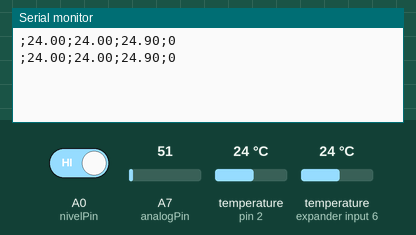
Recording of a sketch running on a simulated Arduino Nano, built with avr-gcc and run on an emulated ATmega328P. On the bench: the last lines printed to the serial monitor. The inputs (shaded band) are chosen by the test bench; at power-on: temperature (sensors on pin 2, expander input 6) 24 °C, A7 (analogPin) = 51, A0 (nivelPin) HIGH.

Above: at 3.3 s.
3.4 s: temperature (sensor on pin 2) set to 12 °C
At 5.3 s:
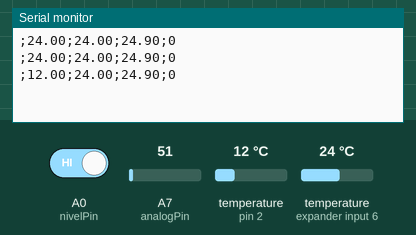
5.8 s: temperature (sensor on expander input 6) set to 12 °C
At 7.0 s:
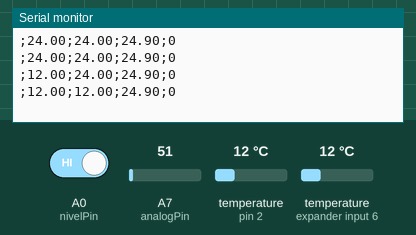
8.2 s: A7 (analogPin) set to 61
At 10.4 s:
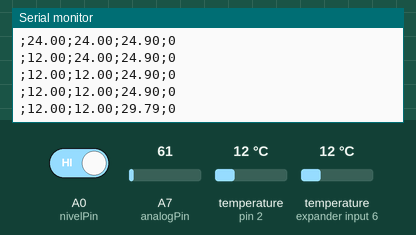
10.6 s: A0 (nivelPin) driven LOW
At 12.3 s:
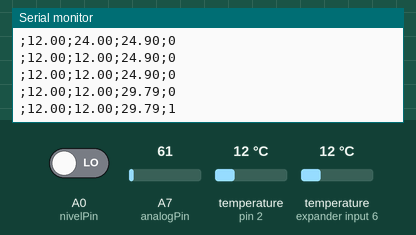
13.0 s: temperature (sensor on pin 2) set to 19 °C
At 14.0 s:
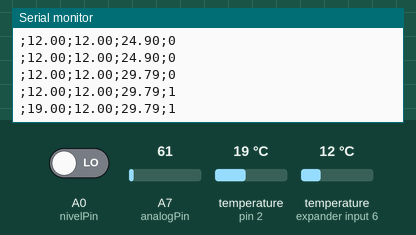
15.4 s: temperature (sensor on expander input 6) set to 19 °C
At 17.5 s:
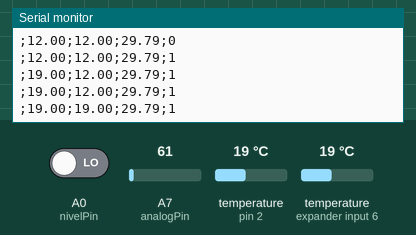
Timing chart, 0 to 18.8 s (numbered marks = the images above; inputs shaded):
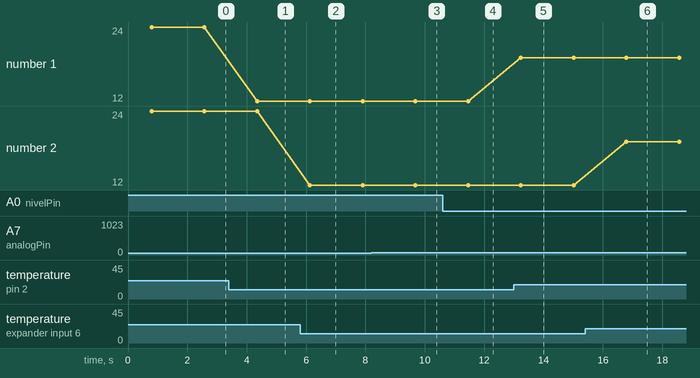

Measured:
- after the input at 3.4 s, the serial monitor: prints a new line after 0.95 s (image 1)
- after the input at 5.8 s, the serial monitor: prints a new line after 0.33 s (image 2)
- after the input at 8.2 s, the serial monitor: prints a new line after 1.5 s (image 3)
- after the input at 10.6 s, the serial monitor: prints a new line after 0.86 s (image 4)
- after the input at 13.0 s, the serial monitor: prints a new line after 0.23 s (image 5)
- after the input at 15.4 s, the serial monitor: prints a new line after 1.4 s (image 6)
- plotted number 1: 24 → 12 after the input at 3.4 s, 12 → 19 after the input at 13.0 s

The sketch:

readSensors02.ino
```cpp
// codigo de lectura y paso de lecturas por serial a raspberry pi
// las lecturas estaran sometidas a la defincion de lectura de los pines
// En caso de lectura de pines analogicos tiene una resolucion del ADC de:
//   10bit = 0 -> 1023 = 0v -> 5v
#include <Arduino.h>
#include <OneWire.h>
#include <DallasTemperature.h>

String sensor_01;
String sensor_02;
String sensor_03;
String sensor_04;
String mensaje;

// lectura digital DS18B20
// const int dataPinDQ = 12; //D12
OneWire onewire(2);
DallasTemperature sensorDS18B20(&onewire);

// LM35
float value_tempLM35_01;
int analogPin = A7;

// intrruptor
int nivelPin = A0;
int my_var = 0;

void setup()
{
    // put your setup code here, to run once:
    pinMode(nivelPin, INPUT);
    pinMode(analogPin, INPUT); // configurar el pin de lectura analogico como entrada
    Serial.begin(9600);        // 9600 baudios
    sensorDS18B20.begin();     // inicializa el bus de datos 1-Wire
}

void loop()
{
    my_var = digitalRead(nivelPin);
    // Mandamos comandos para toma de temperatura a los sensores
    // Serial.println("Mandando comandos a los sensores");
    sensorDS18B20.requestTemperatures();

    // Caculo del sensor analogo
    value_tempLM35_01 = analogRead(analogPin);
    value_tempLM35_01 = (5.0 * value_tempLM35_01 * 100.0) / 1024.0;

    // Impresion serial sensor DS18B20 01
    // Serial.print("Sensor Digital DS18B20 1: ");
    // Serial.print(sensorDS18B20.getTempCByIndex(0));
    // Serial.println(" °C");
    // Serial.print("\n");
    sensor_01 = sensorDS18B20.getTempCByIndex(0);

    // Impresion serial sensor DS18B20 02
    // Serial.print("Sensor Digital DS18B20 2: ");
    // Serial.print(sensorDS18B20.getTempCByIndex(1));
    // Serial.println(" °C");
    // Serial.print("\n");
    sensor_02 = sensorDS18B20.getTempCByIndex(1);

    // Impresion seria Lm35
    // Serial.print("Sensor Analogico LM35: ");
    // Serial.print(value_tempLM35_01);
    // Serial.println(" °C");
    // Serial.print("\n");
    sensor_03 = value_tempLM35_01;

    // Impresion de Nivel
    // configuracion pullup
    if (my_var == LOW)
    {
        sensor_04 = "1";
    }
    else
    {
        sensor_04 = "0";
    }

    // impresion total
    mensaje = (+";" + sensor_01 + ";" + sensor_02 + ";" + sensor_03 + ";" + sensor_04);
    Serial.print(mensaje);
    Serial.print("\n");

    // tiempo de espera
    delay(1000); // 500ms
}
```
